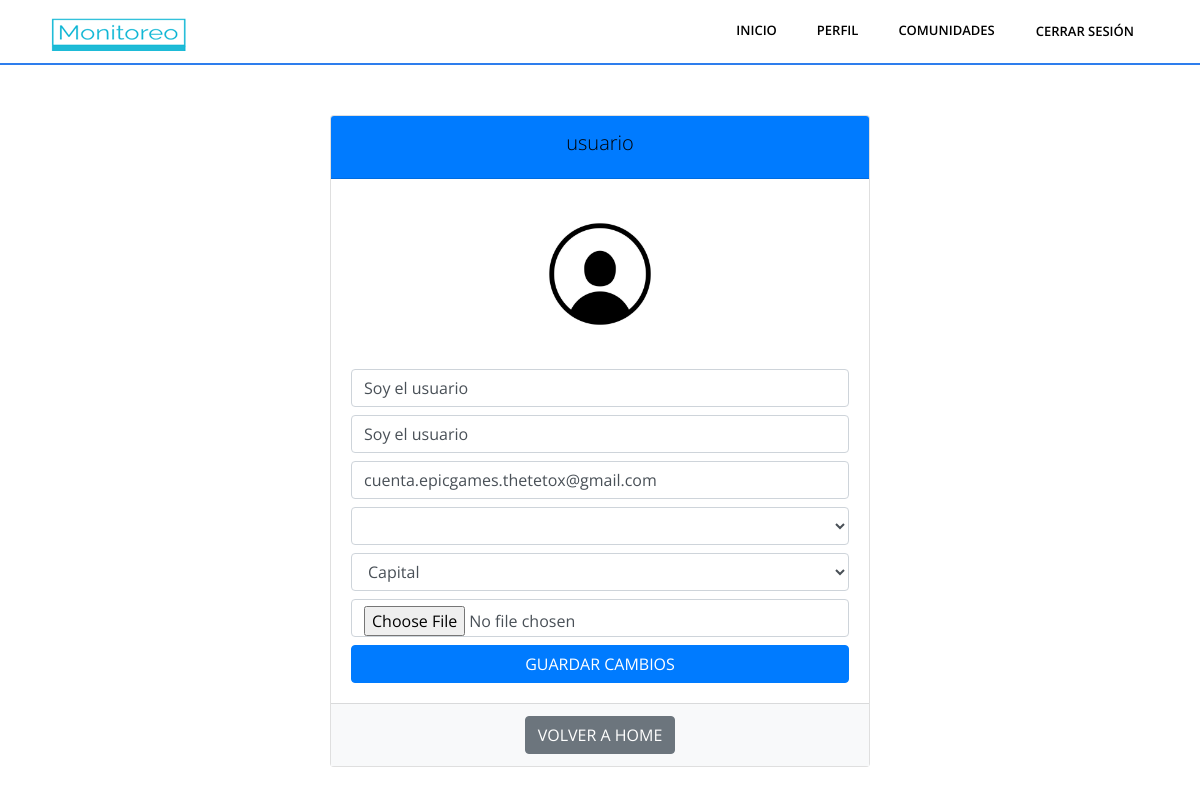
Before: /perfil/ (signed in) with the older database file.
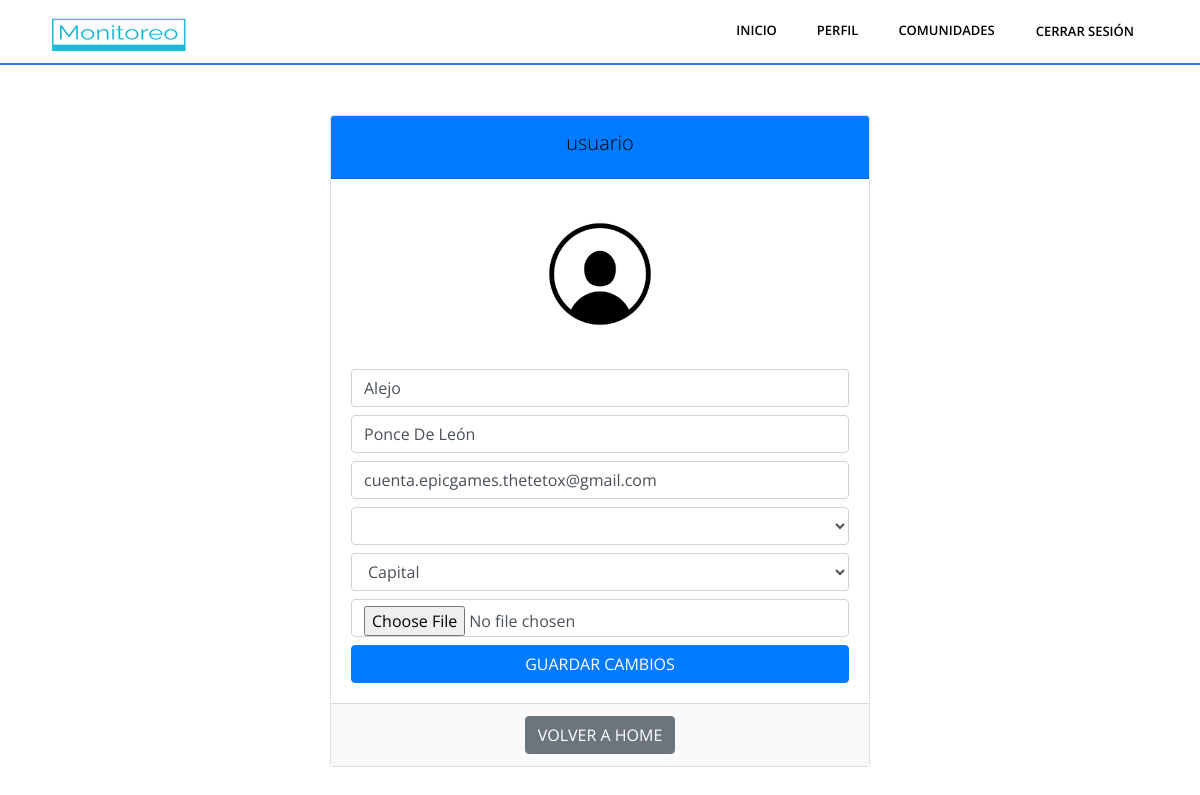
After: the same page with the newer database file.
### Aplicaciones/Monitoreo/models.py (models this page shows)
class Perfil(models.Model):
    user = models.OneToOneField(User, on_delete=models.CASCADE)
    nombre = models.CharField(max_length=100)
    apellido = models.CharField(max_length=100)
    email = models.CharField(max_length=100, blank=True, null=True)
    direccion = models.CharField(max_length=100, blank=True, null=True)
    departamento = models.CharField(max_length=100, blank=True, null=True)
    comunidades = models.ManyToManyField(Comunidad, through=ComunidadPerfil, related_name='comunidades', blank=True)
    lineas = models.ManyToManyField(LineaTransporte, through=LineaPerfil, related_name='lineas', blank=True)
    profile_picture = models.ImageField(upload_to='profile_pics/', blank=True, null=True)
    ultima_latitud = models.FloatField(null=True, blank=True)
    ultima_longitud = models.FloatField(null=True, blank=True)
    def __str__(self):
        return self.user.username

### Aplicaciones/Monitoreo/views.py (the view)
# urls.py: path('perfil/',views.perfil_usuario, name = "perfil_usuario"),
@login_required
def perfil_usuario(request):
    group_names = requestGroups(request)
    perfil_usuario = get_object_or_404(Perfil, user=request.user)
    provincias = obtener_provincias()
    if request.method == 'POST':
        form = UserProfileForm(request.POST, request.FILES, instance=perfil_usuario)
        nuevo_email = request.POST.get('email')
        antiguo_email = perfil_usuario.email
        if form.is_valid():
            if(nuevo_email != antiguo_email):
                print('envio de mail en progreso')
                send_mail(
                    '¡Actualizaste tu mail!',
                    f'Hola {perfil_usuario.nombre},\n\nTodas las actualizaciones de tus servicios publicos favoritos llegaran a este correo.\n\nAtentamente,\nEl equipo de nuestra aplicación',
                    'alejo.poncedleon@gmail.com',  # Tu dirección de correo electrónico
                    [nuevo_email],  # Lista de direcciones de correo electrónico de destino
                    fail_silently=False,
                )
            form.save()
            return redirect('index')  # Cambia 'perfil' por el nombre de la URL de tu vista de perfil
    else:
        form = UserProfileForm(instance=perfil_usuario)
    context = {
        'request':request,
        'perfil_usuario': perfil_usuario,
        'form': form,
        'provincias': provincias,
        'groups':group_names
    }
    return render(request, 'perfil.html', context)

### Aplicaciones/Monitoreo/forms.py
class UserProfileForm(forms.ModelForm):
    class Meta:
        model = Perfil
        fields = ['nombre', 'apellido','email', 'direccion', 'departamento' , 'profile_picture']

### Aplicaciones/Monitoreo/requests.py (called while the page is built)
def obtener_provincias():
    try:
        url = 'https://apis.datos.gob.ar/georef/api/provincias'
        parametros = {
            'campos': 'nombre',
            'max':'1000'
        }
        response = requests.get(url, params=parametros)
        if response.status_code == 200:
            datos_json = response.json()
            return datos_json['provincias']
        else:
            print(f"Error al obtener datos: {response.status_code}")
            return None
    except requests.RequestException as e:
        print(f"Error de solicitud: {e}")
        return None

### Aplicaciones/Monitoreo/views.py (called while the page is built)
def requestGroups(request):
    user = request.user
    user_groups = user.groups.all()
    group_names = [group.name for group in user_groups]
    return group_names

### Aplicaciones/Monitoreo/templates/perfil.html (shortened to what this page needs)
{% load static %}
<!DOCTYPE html>
<html lang="es">
  {% include 'fragments/head.html' %}
  <body class="body-wrapper" data-spy="scroll" data-target=".privacy-nav">
    {% include 'fragments/header.html' %}
    <div class="container mt-5">
      <div class="row">
        <div class="col-md-6 offset-md-3">
          <div class="card">
            <div class="card-header bg-primary text-white">
              <h3 class="text-center">{{ user.username }}</h3>
            </div>
            <div class="card-body text-center">
              <img
                src="{{ perfil_usuario.profile_picture.url }}"
                alt="Foto de perfil"
                class="profile-img"
              />
              <div class="profile-details">
                <form method="post" enctype="multipart/form-data">
                  <input
                    type="text"
                    name="nombre"
                    value="{{ perfil_usuario.nombre }}"
                    class="form-control mb-2"
                    placeholder="Ingrese un Nombre"
                  />
                  <input
                    type="text"
                    name="apellido"
                    value="{{ perfil_usuario.apellido }}"
                    class="form-control mb-2"
                    placeholder="Ingrese un Apellido"
                  />
                  <input
                    type="email"
                    name="email"
                    value="{{ perfil_usuario.email }}"
                    class="form-control mb-2"
                    placeholder="Ingrese un Correo Electrónico"
                  />
                  <select
                    id="direccion"
                    name="direccion"
                    class="form-control mb-2"
                  >
                  </select>
                  <select
                    id="departamento"
                    name="departamento"
                    class="form-control mb-2"
                  >
                    {% if perfil_usuario.departamento%}
                    <option value="{{ perfil_usuario.departamento }}" selected>
                      {{ perfil_usuario.departamento }}
                    </option>
                      {% endif %}
                  </select>
                  <input
                    type="file"
                    name="profile_picture"
                    class="form-control mb-2"
                  />
                  <button type="submit" class="btn btn-primary btn-block">
                    Guardar Cambios
                  </button>
                </form>
              </div>
            </div>
            <div class="card-footer bg-light text-center">
              <a href="/" class="btn btn-secondary">Volver a Home</a>
            </div>
          </div>
        </div>
      </div>
    </div>
  </body>
</html>

Changed rows visible on the page:
changed Perfil "cuenta.epicgames.thetetox@gmail.com": nombre "Soy el usuario" → "Alejo"; apellido "Soy el usuario" → "Ponce De León"
